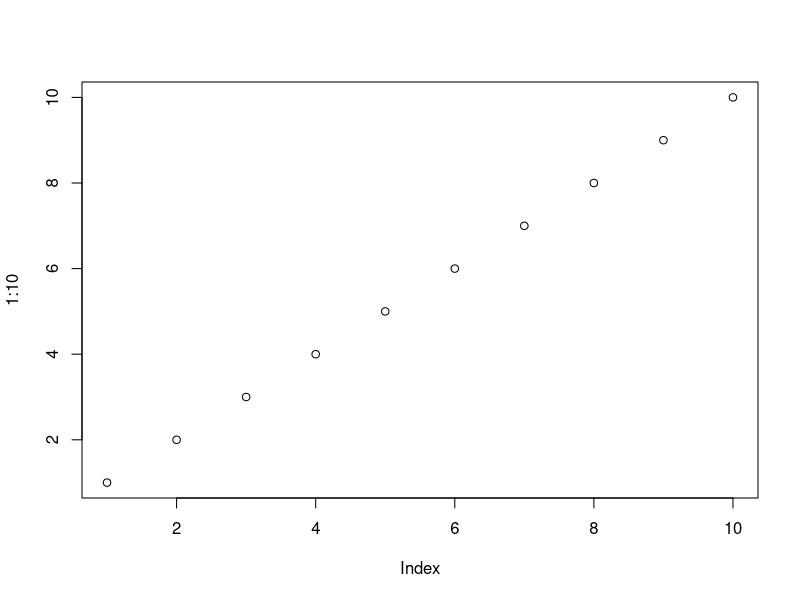
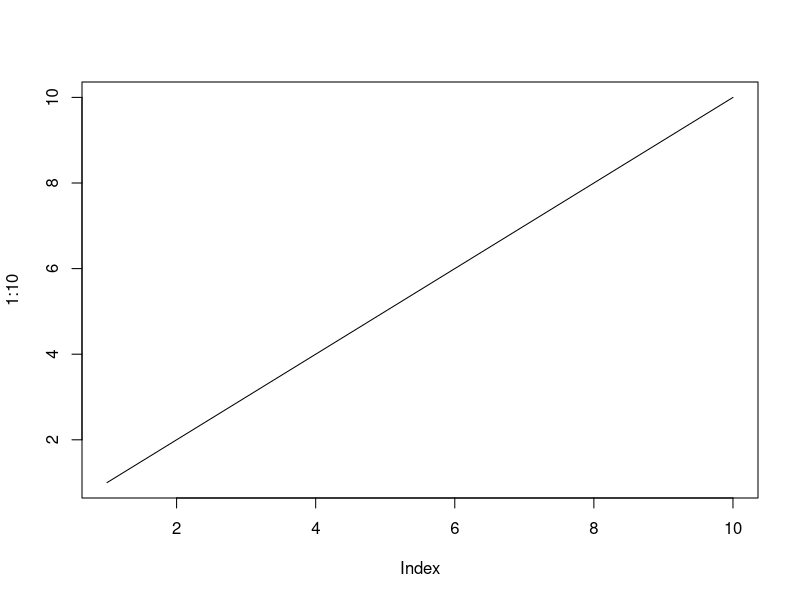
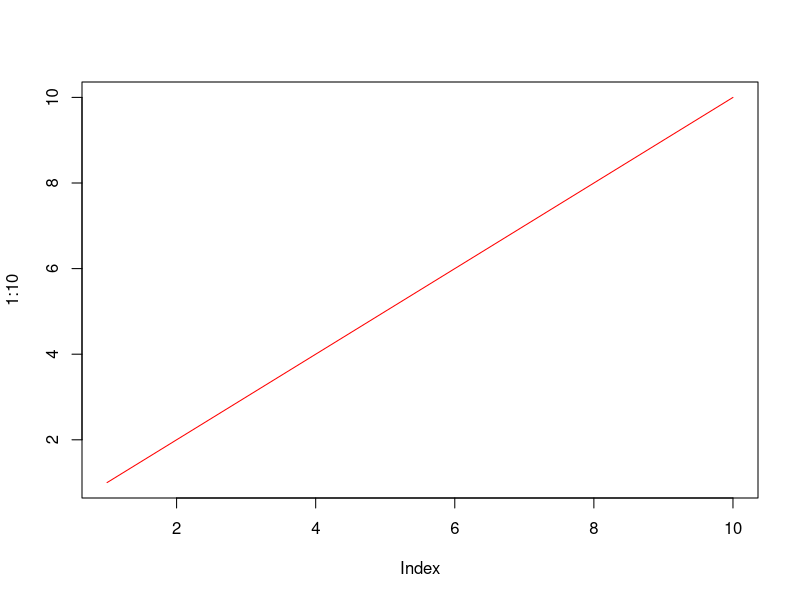
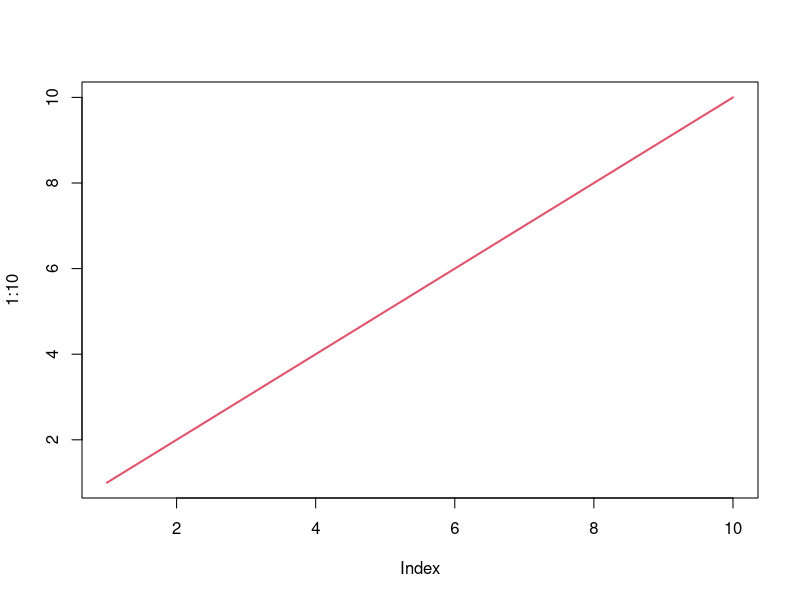
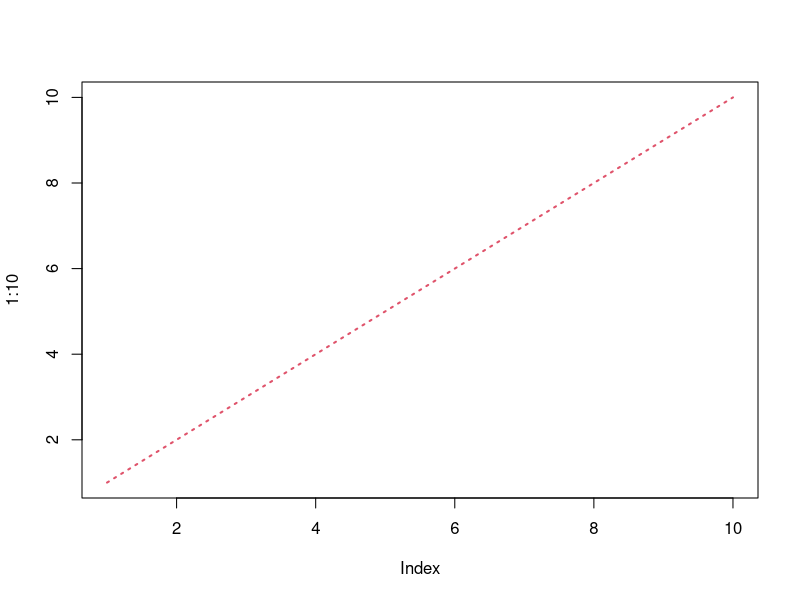
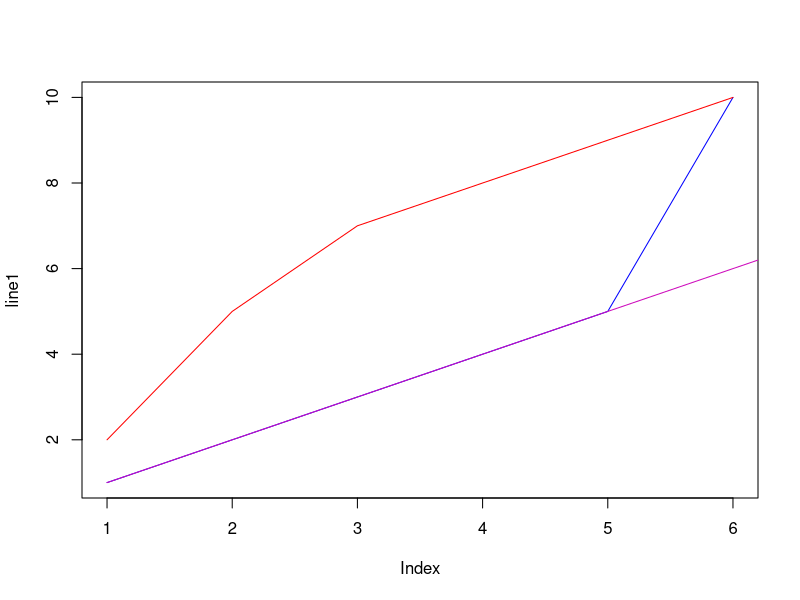
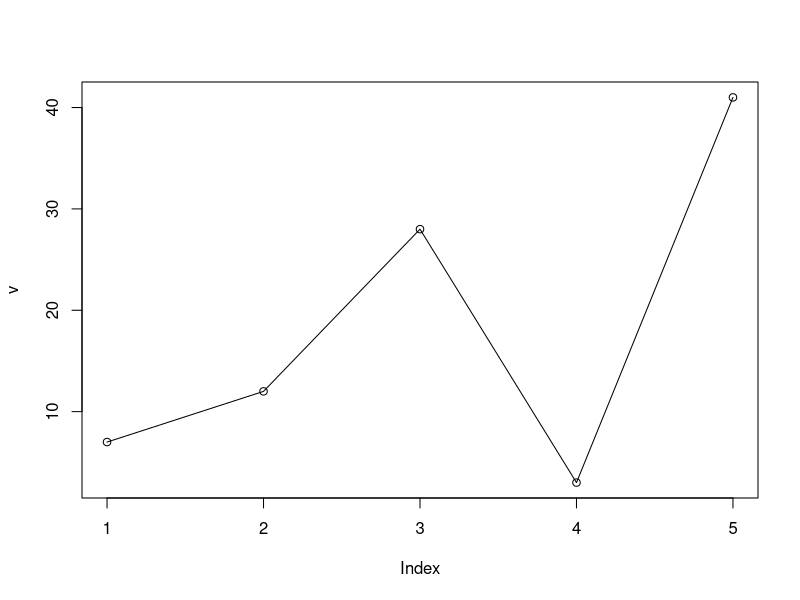
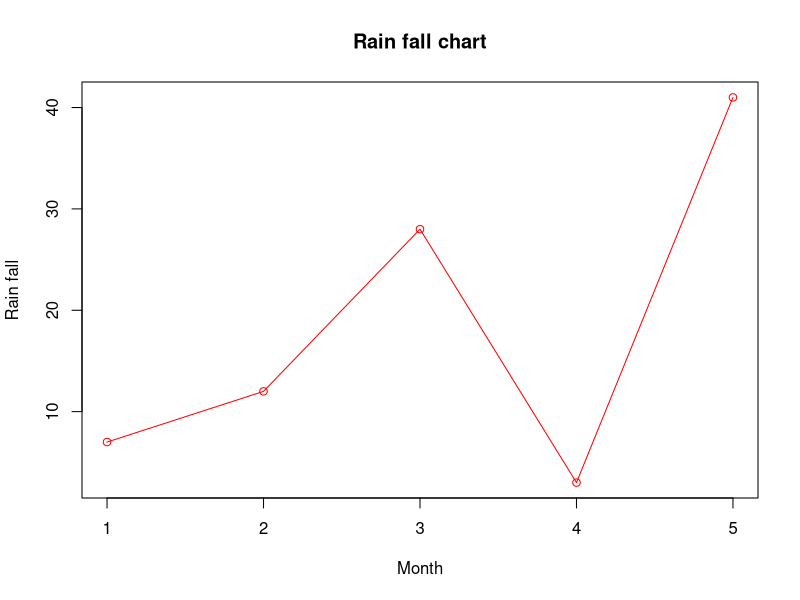

The R script that drew these images, in order:
# Line Graphs;
# A line graph has a line that connects all the points in a diagram.
#To create a line, use the plot() function and add the type parameter with a value of "l":

plot(1:10)
plot(1:10,type="l")

#Line Color
plot(1:10,type="l",col="red")

#Line Width
#To change the width of the line, use the lwd parameter (1 is default, while 0.5 means 50% smaller, and 2 means 100% larger):
plot(1:10,type="l",col="2",lwd=2)

# Line Styles
# The line is solid by default. Use the lty parameter with a value from 0 to 6 to specify the line format.
# For example, lty=3 will display a dotted line instead of a solid line:
plot(1:10,type="l",col="2",lwd=2,lty=3)

#Multiple Lines
#To display more than one line in a graph, use the plot() function together with the lines() function:

line1 <- c(1,2,3,4,5,10)
line2 <- c(2,5,7,8,9,10)

plot(line1, type = "l", col = "blue")
lines(line2, type="l", col = "red")
lines(1:10,type="l",col="6")
#--------------------------------------------
v <- c(7,12,28,3,41)
t <- c(14,7,6,19,3)
plot(v,type="o")
# Plot the bar chart.
plot(v,type = "o", col = "red", xlab = "Month", ylab = "Rain fall",
     main = "Rain fall chart")
#Multiple Lines in a Line Chart
plot(v,type = "o", col = "red", xlab = "Month", ylab = "Rain fall",
     main = "Rain fall chart")
lines(t,col="blue",type="o")
